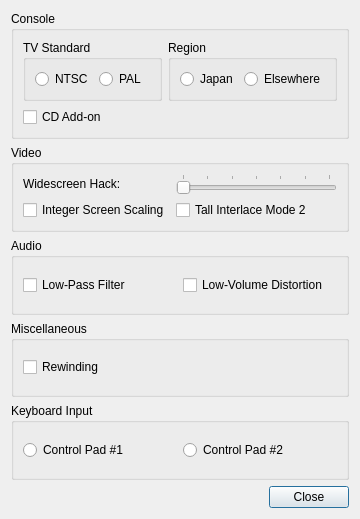
<?xml version="1.0" encoding="UTF-8"?>
<ui version="4.0">
 <class>Options</class>
 <widget class="QDialog" name="Options">
  <property name="geometry">
   <rect>
    <x>0</x>
    <y>0</y>
    <width>360</width>
    <height>519</height>
   </rect>
  </property>
  <property name="windowTitle">
   <string>Options</string>
  </property>
  <layout class="QVBoxLayout" name="verticalLayout_2">
   <item>
    <widget class="QGroupBox" name="console">
     <property name="title">
      <string>Console</string>
     </property>
     <layout class="QGridLayout" name="gridLayout_4">
      <item row="0" column="0">
       <widget class="QGroupBox" name="tvStandard">
        <property name="toolTip">
         <string>&lt;html&gt;&lt;head/&gt;&lt;body&gt;&lt;p&gt;Some games only work with a certain TV standard.&lt;/p&gt;&lt;/body&gt;&lt;/html&gt;</string>
        </property>
        <property name="title">
         <string>TV Standard</string>
        </property>
        <layout class="QGridLayout" name="gridLayout_5">
         <item row="0" column="0">
          <widget class="QRadioButton" name="ntsc">
           <property name="toolTip">
            <string>&lt;html&gt;&lt;head/&gt;&lt;body&gt;&lt;p&gt;59.94Hz&lt;/p&gt;&lt;/body&gt;&lt;/html&gt;</string>
           </property>
           <property name="text">
            <string>NTSC</string>
           </property>
          </widget>
         </item>
         <item row="0" column="1">
          <widget class="QRadioButton" name="pal">
           <property name="toolTip">
            <string>&lt;html&gt;&lt;head/&gt;&lt;body&gt;&lt;p&gt;50Hz&lt;/p&gt;&lt;/body&gt;&lt;/html&gt;</string>
           </property>
           <property name="text">
            <string>PAL</string>
           </property>
          </widget>
         </item>
        </layout>
       </widget>
      </item>
      <item row="1" column="0">
       <widget class="QCheckBox" name="cdAddon">
        <property name="toolTip">
         <string>&lt;html&gt;&lt;head/&gt;&lt;body&gt;&lt;p&gt;Allow cartridge-only software to utilise features of the emulated Mega CD add-on, such as CD music.&lt;/p&gt;&lt;p&gt;This may break some software.&lt;/p&gt;&lt;/body&gt;&lt;/html&gt;</string>
        </property>
        <property name="text">
         <string>CD Add-on</string>
        </property>
       </widget>
      </item>
      <item row="0" column="1">
       <widget class="QGroupBox" name="region">
        <property name="toolTip">
         <string>&lt;html&gt;&lt;head/&gt;&lt;body&gt;&lt;p&gt;Some games only work with a certain region.&lt;/p&gt;&lt;/body&gt;&lt;/html&gt;</string>
        </property>
        <property name="title">
         <string>Region</string>
        </property>
        <layout class="QGridLayout" name="gridLayout_6">
         <item row="0" column="0">
          <widget class="QRadioButton" name="japan">
           <property name="toolTip">
            <string>&lt;html&gt;&lt;head/&gt;&lt;body&gt;&lt;p&gt;Games may show Japanese text.&lt;/p&gt;&lt;/body&gt;&lt;/html&gt;</string>
           </property>
           <property name="text">
            <string>Japan</string>
           </property>
          </widget>
         </item>
         <item row="0" column="1">
          <widget class="QRadioButton" name="elsewhere">
           <property name="toolTip">
            <string>&lt;html&gt;&lt;head/&gt;&lt;body&gt;&lt;p&gt;Games may show English text.&lt;/p&gt;&lt;/body&gt;&lt;/html&gt;</string>
           </property>
           <property name="text">
            <string>Elsewhere</string>
           </property>
          </widget>
         </item>
        </layout>
       </widget>
      </item>
     </layout>
    </widget>
   </item>
   <item>
    <widget class="QGroupBox" name="video">
     <property name="title">
      <string>Video</string>
     </property>
     <layout class="QGridLayout" name="gridLayout">
      <item row="1" column="2">
       <widget class="QCheckBox" name="tallInterlaceMode2">
        <property name="toolTip">
         <string>&lt;html&gt;&lt;head/&gt;&lt;body&gt;&lt;p&gt;Makes games that use Interlace Mode 2 for split-screen not appear squashed.&lt;/p&gt;&lt;/body&gt;&lt;/html&gt;</string>
        </property>
        <property name="text">
         <string>Tall Interlace Mode 2</string>
        </property>
       </widget>
      </item>
      <item row="1" column="1">
       <widget class="QCheckBox" name="integerScreenScaling">
        <property name="toolTip">
         <string>&lt;html&gt;&lt;head/&gt;&lt;body&gt;&lt;p&gt;Preserves pixel aspect ratio, avoiding non-square pixels.&lt;/p&gt;&lt;/body&gt;&lt;/html&gt;</string>
        </property>
        <property name="text">
         <string>Integer Screen Scaling</string>
        </property>
       </widget>
      </item>
      <item row="0" column="1">
       <widget class="QLabel" name="widescreenLabel">
        <property name="text">
         <string>Widescreen Hack:</string>
        </property>
       </widget>
      </item>
      <item row="0" column="2">
       <widget class="QSlider" name="widescreenSlider">
        <property name="toolTip">
         <string>&lt;html&gt;&lt;head/&gt;&lt;body&gt;&lt;p&gt;Widens the display.&lt;/p&gt;&lt;p&gt;Works well with some games, badly with others.&lt;/p&gt;&lt;/body&gt;&lt;/html&gt;</string>
        </property>
        <property name="maximum">
         <number>6</number>
        </property>
        <property name="singleStep">
         <number>1</number>
        </property>
        <property name="pageStep">
         <number>2</number>
        </property>
        <property name="orientation">
         <enum>Qt::Orientation::Horizontal</enum>
        </property>
        <property name="tickPosition">
         <enum>QSlider::TickPosition::TicksAbove</enum>
        </property>
        <property name="tickInterval">
         <number>1</number>
        </property>
       </widget>
      </item>
     </layout>
    </widget>
   </item>
   <item>
    <widget class="QGroupBox" name="audio">
     <property name="title">
      <string>Audio</string>
     </property>
     <layout class="QGridLayout" name="gridLayout_2">
      <item row="0" column="0">
       <widget class="QCheckBox" name="lowPassFilter">
        <property name="toolTip">
         <string>&lt;html&gt;&lt;head/&gt;&lt;body&gt;&lt;p&gt;Lowers the volume of high frequencies to make the audio 'softer', like a real Mega Drive does.&lt;/p&gt;&lt;p&gt;Without this, treble will become louder due to differences in volume balancing.&lt;/p&gt;&lt;/body&gt;&lt;/html&gt;</string>
        </property>
        <property name="text">
         <string>Low-Pass Filter</string>
        </property>
       </widget>
      </item>
      <item row="0" column="1">
       <widget class="QCheckBox" name="lowVolumeDistortion">
        <property name="toolTip">
         <string>&lt;html&gt;&lt;head/&gt;&lt;body&gt;&lt;p&gt;Enables the so-called 'ladder effect' that is present in early Mega Drives.&lt;/p&gt;&lt;p&gt;Without this, some quiet sounds will become inaudible.&lt;/p&gt;&lt;/body&gt;&lt;/html&gt;</string>
        </property>
        <property name="text">
         <string>Low-Volume Distortion</string>
        </property>
       </widget>
      </item>
     </layout>
    </widget>
   </item>
   <item>
    <widget class="QGroupBox" name="miscellaneous">
     <property name="title">
      <string>Miscellaneous</string>
     </property>
     <layout class="QGridLayout" name="gridLayout_7">
      <item row="0" column="0">
       <widget class="QCheckBox" name="rewinding">
        <property name="toolTip">
         <string>&lt;html&gt;&lt;head/&gt;&lt;body&gt;&lt;p&gt;Allows the emulated console to be played in reverse for up to 10 seconds.&lt;/p&gt;&lt;p&gt;This uses a lot of RAM and increases CPU usage, so disable this if there is lag.&lt;/p&gt;&lt;/body&gt;&lt;/html&gt;</string>
        </property>
        <property name="text">
         <string>Rewinding</string>
        </property>
       </widget>
      </item>
     </layout>
    </widget>
   </item>
   <item>
    <widget class="QGroupBox" name="keyboardInput">
     <property name="title">
      <string>Keyboard Input</string>
     </property>
     <layout class="QGridLayout" name="gridLayout_3">
      <item row="0" column="0">
       <widget class="QRadioButton" name="controlPad1">
        <property name="toolTip">
         <string>&lt;html&gt;&lt;head/&gt;&lt;body&gt;&lt;p&gt;Bind keyboard to control pad #1.&lt;/p&gt;&lt;/body&gt;&lt;/html&gt;</string>
        </property>
        <property name="text">
         <string>Control Pad #1</string>
        </property>
       </widget>
      </item>
      <item row="0" column="1">
       <widget class="QRadioButton" name="controlPad2">
        <property name="toolTip">
         <string>&lt;html&gt;&lt;head/&gt;&lt;body&gt;&lt;p&gt;Bind keyboard to control pad #2.&lt;/p&gt;&lt;/body&gt;&lt;/html&gt;</string>
        </property>
        <property name="text">
         <string>Control Pad #2</string>
        </property>
       </widget>
      </item>
     </layout>
    </widget>
   </item>
   <item>
    <widget class="QDialogButtonBox" name="buttonBox">
     <property name="orientation">
      <enum>Qt::Orientation::Horizontal</enum>
     </property>
     <property name="standardButtons">
      <set>QDialogButtonBox::StandardButton::Close</set>
     </property>
    </widget>
   </item>
  </layout>
 </widget>
 <tabstops>
  <tabstop>ntsc</tabstop>
  <tabstop>pal</tabstop>
  <tabstop>japan</tabstop>
  <tabstop>elsewhere</tabstop>
  <tabstop>cdAddon</tabstop>
  <tabstop>widescreenSlider</tabstop>
  <tabstop>integerScreenScaling</tabstop>
  <tabstop>tallInterlaceMode2</tabstop>
  <tabstop>lowPassFilter</tabstop>
  <tabstop>lowVolumeDistortion</tabstop>
  <tabstop>rewinding</tabstop>
  <tabstop>controlPad1</tabstop>
  <tabstop>controlPad2</tabstop>
 </tabstops>
 <resources/>
 <connections>
  <connection>
   <sender>buttonBox</sender>
   <signal>accepted()</signal>
   <receiver>Options</receiver>
   <slot>accept()</slot>
   <hints>
    <hint type="sourcelabel">
     <x>248</x>
     <y>254</y>
    </hint>
    <hint type="destinationlabel">
     <x>157</x>
     <y>274</y>
    </hint>
   </hints>
  </connection>
  <connection>
   <sender>buttonBox</sender>
   <signal>rejected()</signal>
   <receiver>Options</receiver>
   <slot>reject()</slot>
   <hints>
    <hint type="sourcelabel">
     <x>316</x>
     <y>260</y>
    </hint>
    <hint type="destinationlabel">
     <x>286</x>
     <y>274</y>
    </hint>
   </hints>
  </connection>
 </connections>
</ui>
